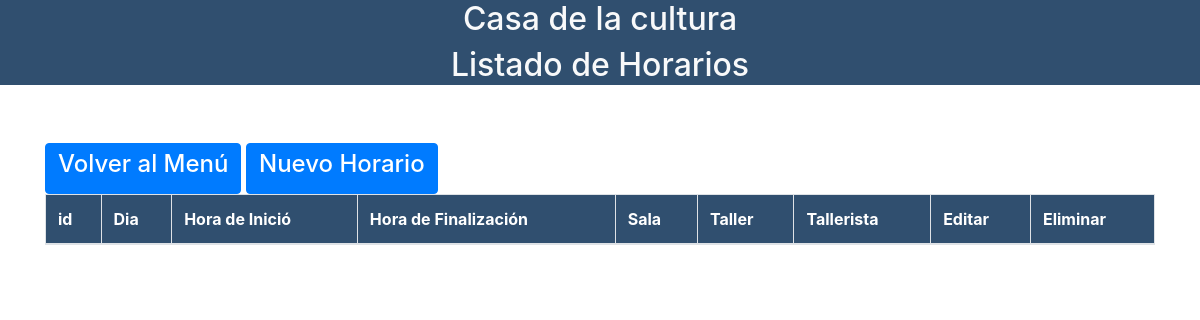
/Ver_Horario.php, run on an earlier commit of the app's database.
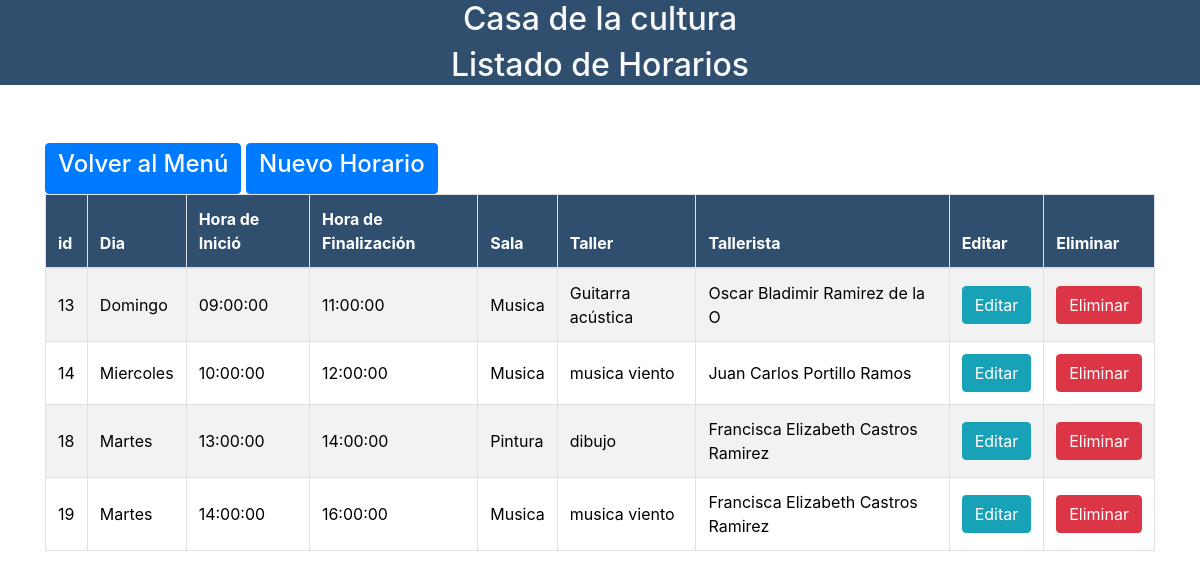
And on a later commit of the database.
### tables this page shows
CREATE TABLE `tb_horarios`  (
  `id_horario` int(11) NOT NULL AUTO_INCREMENT,
  `dia` varchar(15) NULL DEFAULT NULL,
  `hora_inicio` time(0) NULL DEFAULT NULL,
  `hora_fin` time(0) NULL DEFAULT NULL,
  `id_sala` int(11) NULL DEFAULT NULL,
  `id_taller` int(11) NULL DEFAULT NULL,
  `id_tallerista` varchar(10) NULL DEFAULT NULL,
  PRIMARY KEY (`id_horario`) USING BTREE,
  INDEX `fk_horario_taller`(`id_taller`) USING BTREE,
  INDEX `fk_horario_tallerista`(`id_tallerista`) USING BTREE,
  INDEX `fk_horario_salas`(`id_sala`) USING BTREE,
  CONSTRAINT `fk_horario_salas` FOREIGN KEY (`id_sala`) REFERENCES `tb_salas` (`id_sala`) ON DELETE RESTRICT ON UPDATE RESTRICT,
  CONSTRAINT `fk_horario_taller` FOREIGN KEY (`id_taller`) REFERENCES `tb_talleres` (`id_taller`) ON DELETE RESTRICT ON UPDATE RESTRICT,
  CONSTRAINT `fk_horario_tallerista` FOREIGN KEY (`id_tallerista`) REFERENCES `tb_talleristas` (`dui_tallerista`) ON DELETE RESTRICT ON UPDATE RESTRICT
);

CREATE TABLE `tb_salas`  (
  `id_sala` int(11) NOT NULL AUTO_INCREMENT,
  `nombre_sala` varchar(60) NULL DEFAULT NULL,
  `comentario_sala` varchar(255) NULL DEFAULT NULL,
  PRIMARY KEY (`id_sala`) USING BTREE
);

CREATE TABLE `tb_talleres`  (
  `id_taller` int(11) NOT NULL AUTO_INCREMENT,
  `nombre_taller` varchar(100) NULL DEFAULT NULL,
  `descripcion_taller` text NULL,
  `tipo_taller` varchar(30) NULL DEFAULT NULL,
  `fecha_inicio_taller` date NULL DEFAULT NULL,
  `duracion_taller` int(11) NULL DEFAULT NULL,
  PRIMARY KEY (`id_taller`) USING BTREE,
  INDEX `id_talleres`(`id_taller`) USING BTREE
);

### Ver_Horario.php (the view, shortened to what this page needs)
<?php
$con = conectar();
?>
<!doctype html>
<html lang="en">
<head>
    <link rel="stylesheet" href="tablas_css/bootstrap/css/bootstrap.min.css">
    <link rel="stylesheet" href="tablas_css/main.css">
    <link rel="stylesheet" type="text/css" href="tablas_css/datatables/datatables.min.css" />
    <link rel="stylesheet" type="text/css" href="tablas_css/datatables/DataTables-1.10.18/css/dataTables.bootstrap4.min.css">
    <link rel="stylesheet" href="https://use.fontawesome.com/releases/v5.8.2/css/all.css">
    <link rel="stylesheet" href="./vendor/sweetalert2/dist/sweetalert2.min.css">
</head>
<body>
    <header>
        <h2 class="text-center text-light">Casa de la cultura</h2>
        <h2 class="text-center text-light">Listado de Horarios</h2>
    </header>
    <div style="height:50px"></div>
    <div class="container">
         <a href="http://localhost/ProyectoCultura/menu_administrador.php" class="btn btn-primary"><h4> Volver al Menú </h4></a>
         <a href="http://localhost/ProyectoCultura/FormRegistrarHorario.php" class="btn btn-primary"><h4> Nuevo Horario </h4></a>
        <br>
        <div class="row">
            <div class="col-lg-12">
                <div class="table-responsive">
                    <table id="example" class="table table-striped table-bordered" cellspacing="0" width="100%">
                        <thead>
                            <tr>
                                <th>id</th>
                                <th>Dia</th>
                                <th>Hora de Inició</th>
                                <th>Hora de Finalización</th>
                                <th>Sala</th>
                                <th>Taller</th>
                                <th>Tallerista</th>
                                <th>Editar</th>
                                <th>Eliminar</th>
                            </tr>
                        </thead>
                        <tbody>
                        <?php
                                         $sql="SELECT
                                         horario.id_horario,
                                         horario.dia,
                                         horario.hora_inicio,
                                         horario.hora_fin,
                                         sala.nombre_sala,
                                         taller.nombre_taller,
                                         CONCAT( nombre_tallerista, ' ', apellido_tallerista ) AS nombre
                                     FROM
                                         tb_horarios AS horario
                                         INNER JOIN tb_salas AS sala ON horario.id_sala = sala.id_sala
                                         INNER JOIN tb_talleres AS taller ON horario.id_taller = taller.id_taller
                                         INNER JOIN tb_talleristas AS tallerista ON horario.id_tallerista = tallerista.dui_tallerista";
                                         $query=mysqli_query($con,$sql);
                                            while($row=mysqli_fetch_array($query)){
                                        ?>
                                            <tr style="color: black;">
                                                <td><?php  echo $row['id_horario']?></td>
                                                <td><?php  echo $row['dia']?></td>
                                                <td><?php  echo $row['hora_inicio']?></td>
                                                <td><?php  echo $row['hora_fin']?></td>
                                                <td><?php  echo $row['nombre_sala']?></td>
                                                <td><?php  echo $row['nombre_taller']?></td>
                                                <td><?php  echo $row['nombre']?></td>
                                                <td><a href="FormActualizar_Horario.php?id=<?php echo $row['id_horario'] ?>" class="btn btn-info" >Editar</a></td>
                                                <td><a href="javascript:void(0)" class="btn btn-danger" id="delete_id" data-id="<?php echo $row['id_horario'] ?>">Eliminar</a></td>
                                            </tr>
                                        <?php
                                            }
                                        ?>
                        </tbody>
                    </table>
                </div>
            </div>
        </div>
    </div>
</body>
</html>

What changed in the data, as far as the page shows it:
added tb_horarios: id_horario "13", dia "Domingo", hora_inicio "09:00:00", hora_fin "11:00:00", id_sala.nombre_sala "Musica", id_taller.nombre_taller "Guitarra acústica", nombre "Oscar Bladimir Ramirez de la O"
added tb_horarios: id_horario "14", dia "Miercoles", hora_inicio "10:00:00", hora_fin "12:00:00", id_sala.nombre_sala "Musica", id_taller.nombre_taller "musica viento", nombre "Juan Carlos Portillo Ramos"
added tb_horarios: id_horario "18", dia "Martes", hora_inicio "13:00:00", hora_fin "14:00:00", id_sala.nombre_sala "Pintura", id_taller.nombre_taller "dibujo", nombre "Francisca Elizabeth Castros Ramirez"
added tb_horarios: id_horario "19", dia "Martes", hora_inicio "14:00:00", hora_fin "16:00:00", id_sala.nombre_sala "Musica", id_taller.nombre_taller "musica viento", nombre "Francisca Elizabeth Castros Ramirez"
